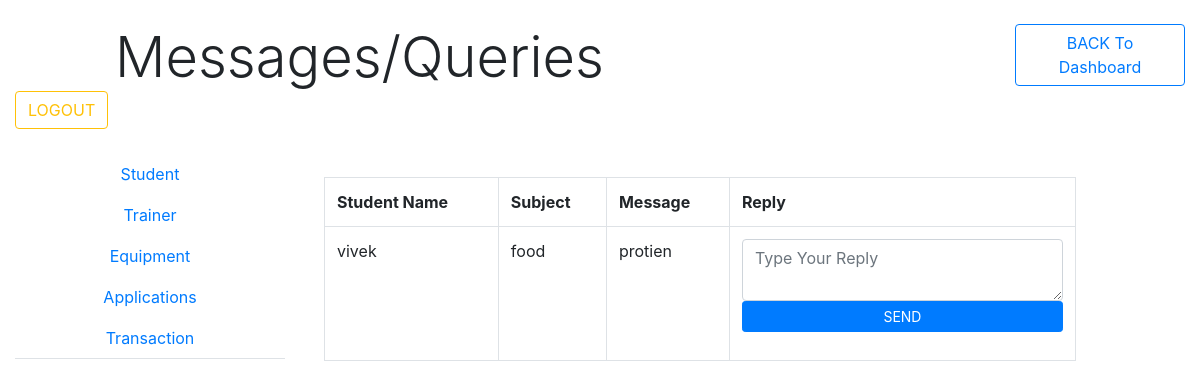
The app's page /messages.php with its own data.
### tables this page shows
CREATE TABLE IF NOT EXISTS `contact` (
  `mid` int(8) NOT NULL AUTO_INCREMENT,
  `name` varchar(40) NOT NULL,
  `email` varchar(50) NOT NULL,
  `sub` varchar(100) NOT NULL,
  `msg` varchar(200) NOT NULL,
  `reply` varchar(200) NOT NULL DEFAULT 'no reply',
  `status` varchar(20) NOT NULL DEFAULT '0',
  PRIMARY KEY (`mid`)
);

### operation.php (called while the page is built, shortened)
<?php
class operation
{
public $con;
function __construct()
{
	$this->con=new mysqli(host,username,password,database);
}
function selectall($sql)
{
	$x=$this->con->query($sql);
	return $x;
}
}
 ?>

### messages.php (the view, shortened to what this page needs)
<!DOCTYPE html>
<html>
<head>
<?php include("externalfiles.php") ?>
</head>
<body>
<div class="container-fluid mt-4">
	<div class="row">
		<div class="col-md-1"></div>
				<div class="col-md-9 display-4 ">Messages/Queries</div>
				<div class="col-md-2">
	<a href="dashboard.php"><button class="btn btn-outline-primary">BACK To Dashboard</button></a>
</div>
		<div class="col-md-2">
			<form action="logout.php"><button class="btn btn-outline-warning">LOGOUT</button></form>
		</div>
	</div>
</div>
<div class="container-fluid mt-4">
	<div class="row">
		<div class="col-md-3">
			<ul class="nav nav-tabs flex-column text-center">
<li class="nav-item"><a href="studentdetails.php" class="nav-link">Student</a></li>
<li class="nav-item"><a href="trainerdetails.php"class="nav-link">Trainer</a></li>
<li class="nav-item"><a href="equipmentdetails.php" class="nav-link">Equipment</a></li>
<li class="nav-item"><a href="application.php" class="nav-link">Applications</a></li>
<li class="nav-item"><a href="transaction.php" class="nav-link">Transaction</a></li>
		</ul>
		</div>
<div class="col-md-8 p-4">
<table class="table table-hover table-bordered">
	<tr><th>Student Name</th><th>Subject</th><th>Message</th><th>Reply</th>
	</tr>
	<?php
include("operation.php");
$obj=new operation();
$sql="select * from contact where status=0";
$x=$obj->selectall($sql);
while($r=$x->fetch_assoc())
{
?>
<tr><td><?php echo $r['name'] ?></td></td>
<td><?php echo $r['sub'] ?></td><td><?php echo $r['msg'] ?></td>
<td>
	<form method="post" class="form-group">
		<textarea name="reply" placeholder="Type Your Reply" class="form-control"></textarea>
		<button type="submit" class="btn btn-primary btn-block btn-sm" name="submit" value='<?php echo $r['mid'] ?>'>SEND</button>
	</form>
</td>
</tr>
<?php
}	 ?>
</table>
			</div>
			<div class="col-md-1"></div>
	</div>
</div>
</body>
</html>

### records on screen
contact: name "vivek", sub "food", msg "protien", $r['mid'] 3 (drawn)
